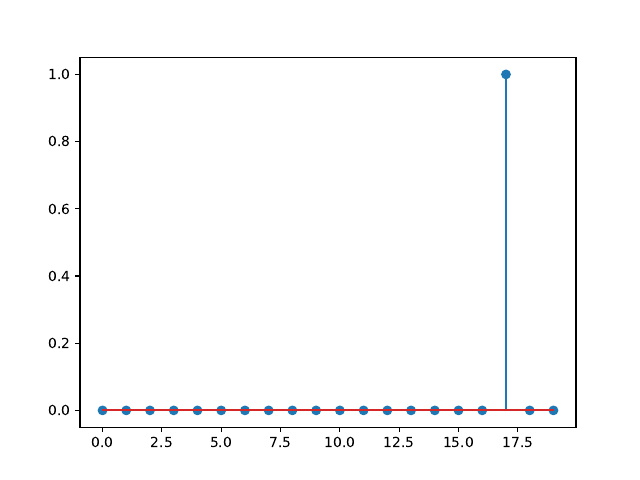

Write Python code to recreate this figure.
import numpy as np
import matplotlib.pyplot as plt
shift=3

x = np.random.uniform(-1, 1, 20)
y = np.roll(x, shift=shift)

recovered_correlations = np.fft.ifft(np.fft.fft(x) * np.fft.fft(y))

recovered_correlations_2 = np.fft.ifft(np.fft.fft(x) / np.fft.fft(y))

plt.stem(np.real(recovered_correlations_2))
plt.savefig("ex4.pdf")
print(np.argmax(np.abs(recovered_correlations)))
